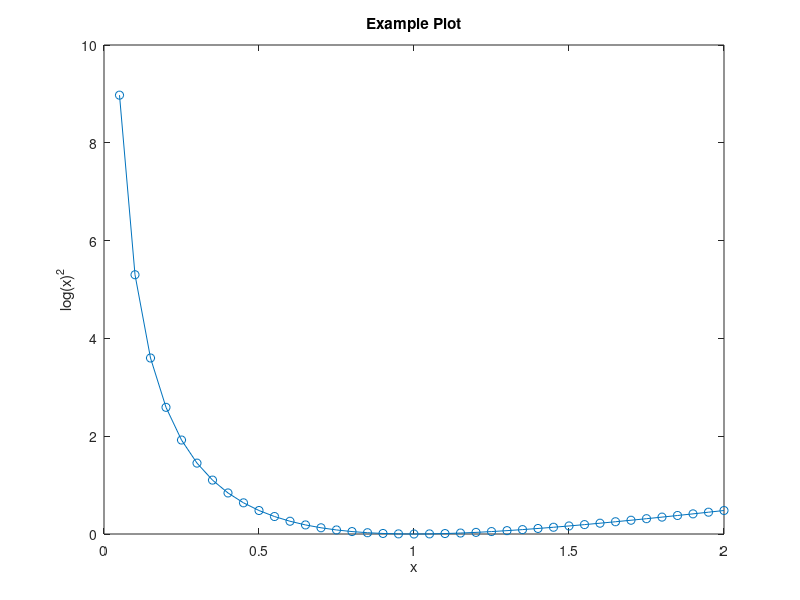

This chart was generated by the following MATLAB code: (Note: this script raises an error after producing the figure.)
%% ex1_Introduction
% ----------------------------------------------------------------------- %
% exploreResults is a helpful function designed to allow the user to select
% data points from a plot (or multiple plots) and run further analysis or
% visualization on them. 
% This example demonstrates two things required to run the function. 
%   1. the format to define pushbuttons and their callback functions 
%      (functions executed when they are pressed). 
%      See section: Setup exploreResults.
%   2. the order and structure of arguments that exploreResults passes to 
%      those functions and how to pass your own arguments.
%      See section: Callback Functions
% ----------------------------------------------------------------------- %

%% Build a figure
% Just an example plot demonstrate some functionality
FIG = figure;

x = 0.05:0.05:2;
y = log(x).^2;

plot(x,y,'-o')

title('Example Plot')
xlabel('x')
ylabel('log(x)^2')

%% Setup exploreResults
% ----------------------------------------------------------------------- %
% This argument defines the number, label, and callback functions plus
% arguments of pushbuttons on the figure window. exploreResults will the 
% pushbuttons automatically. 
% 
% Each element of the PUSHBUTTONS cell corresponds to one pushbutton and
% defines the button name, callback function handle, and user defined input
% arguments to the function as a nested cell array.
myarg1 = 'Button Pressed';
PUSHBUTTONS = {{'Display', @myFunc1}, ...
               {'Another Button', @myFunc2, myarg1}};
% ----------------------------------------------------------------------- %

exploreResults(FIG, PUSHBUTTONS);

%% Callback Functions
function myFunc1(src, event, ui, slct)
% ----------------------------------------------------------------------- %
% This is the function that will execute when the pushbutton is pressed. 
% The first 4 arguments to the function MUST be reserved for 
% exploreResults. The latter arguments should correspond to those in the 
% cell array. Eg:
%   pbtnfcn = {'My Button', @myFunc, arg1, arg2};
% will correspond to the user function,
%   function myFunc(src, event, ui, slct, arg1, arg2 )
% 
% More about the reserved arguments can be found in the initial 
% documentation for exploreResults under the description of the input
% argument "pbtnfcn".
% 
% This function can be defined to do anything you'd like; compute results
% based on the selected points, display figures of data taken from the
% selected points, launch another instance of explore results, etc. 
% 
% This function cannot, unfortunately, return any data back to the 
% workspace easily. This is not how MATLAB has designed their graphics 
% objects to work. To return data to the workspace the user has two
% options. First is to save the data into a matlab file and load it again 
% later. Second is to place the data in the figures 'UserData' property. 
%   FIG.UserData = mydata;
% ----------------------------------------------------------------------- %

% ----------------------------------------------------------------------- %
% Display the data structs passed to the function by exploreResults. These
% contain information on the ui elements and selected points.
display(slct)
display(ui)
% ----------------------------------------------------------------------- %

end

function myFunc2(src, event, ui, slct, myarg)
% ----------------------------------------------------------------------- %
% This is just a placeholder function used as an example for defining a
% pushbutton whose function takes user input (myarg).
% ----------------------------------------------------------------------- %

disp(myarg)

end